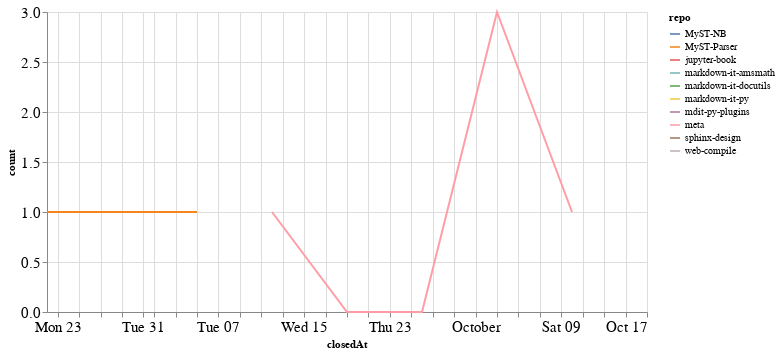

Notebook code for this chart:
### Code cell
closed_by_time = closed_by.groupby('repo').resample('W', on='closedAt').count()['author'].reset_index()
closed_by_time = closed_by_time.rename(columns={'author': 'count'})

alt.Chart(closed_by_time, width=600).mark_line().encode(
    x='closedAt',
    y='count',
    color='repo',
    tooltip="repo"
)

### Figure 1 — Vega-Lite specification as saved in the notebook (floating-point values rounded to 4 significant figures)
{"config": {"axisLeft": {"labelFontSize": 15}, "axisBottom": {"labelFontSize": 15}}, "data": {"name": "data-409060eaa8e5e413000c2841ae17e918"}, "mark": "line", "encoding": {"color": {"type": "nominal", "field": "repo"}, "tooltip": {"type": "nominal", "field": "repo"}, "x": {"type": "temporal", "field": "closedAt"}, "y": {"type": "quantitative", "field": "count"}}, "width": 600, "$schema": "https://vega.github.io/schema/vega-lite/v4.8.1.json", "datasets": {"data-409060eaa8e5e413000c2841ae17e918": [{"repo": "MyST-NB", "closedAt": "2021-10-03T00:00:00", "count": 2}, {"repo": "MyST-Parser", "closedAt": "2021-08-22T00:00:00", "count": 1}, {"repo": "MyST-Parser", "closedAt": "2021-08-29T00:00:00", "count": 1}, {"repo": "MyST-Parser", "closedAt": "2021-09-05T00:00:00", "count": 1}, {"repo": "jupyter-book", "closedAt": "2021-10-10T00:00:00", "count": 1}, {"repo": "markdown-it-amsmath", "closedAt": "2021-09-12T00:00:00", "count": 2}, {"repo": "markdown-it-docutils", "closedAt": "2021-09-12T00:00:00", "count": 1}, {"repo": "markdown-it-py", "closedAt": "2021-09-12T00:00:00", "count": 1}, {"repo": "mdit-py-plugins", "closedAt": "2021-09-12T00:00:00", "count": 1}, {"repo": "meta", "closedAt": "2021-09-12T00:00:00", "count": 1}, {"repo": "meta", "closedAt": "2021-09-19T00:00:00", "count": 0}, {"repo": "meta", "closedAt": "2021-09-26T00:00:00", "count": 0}, {"repo": "meta", "closedAt": "2021-10-03T00:00:00", "count": 3}, {"repo": "meta", "closedAt": "2021-10-10T00:00:00", "count": 1}, {"repo": "sphinx-design", "closedAt": "2021-10-17T00:00:00", "count": 1}, {"repo": "web-compile", "closedAt": "2021-09-26T00:00:00", "count": 2}]}}
